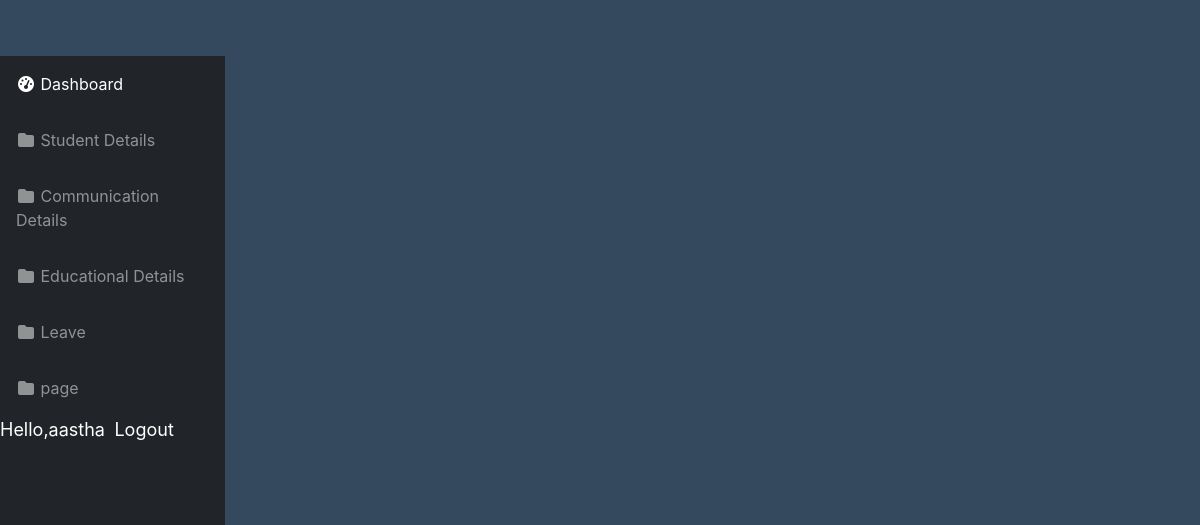
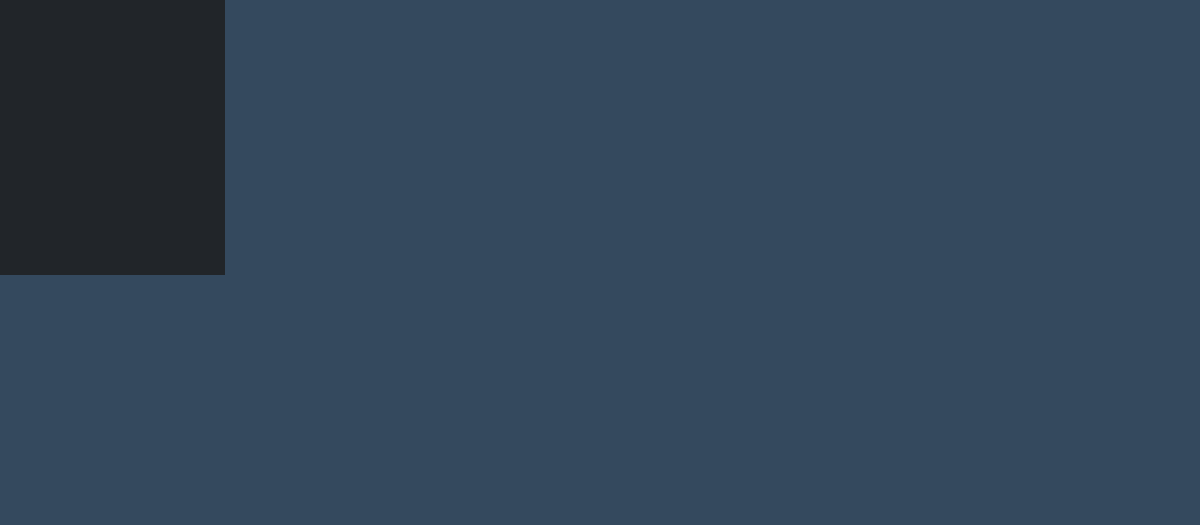
/student_detail/ (signed in), run on an earlier commit of the app's database (2 pictures, top to bottom).
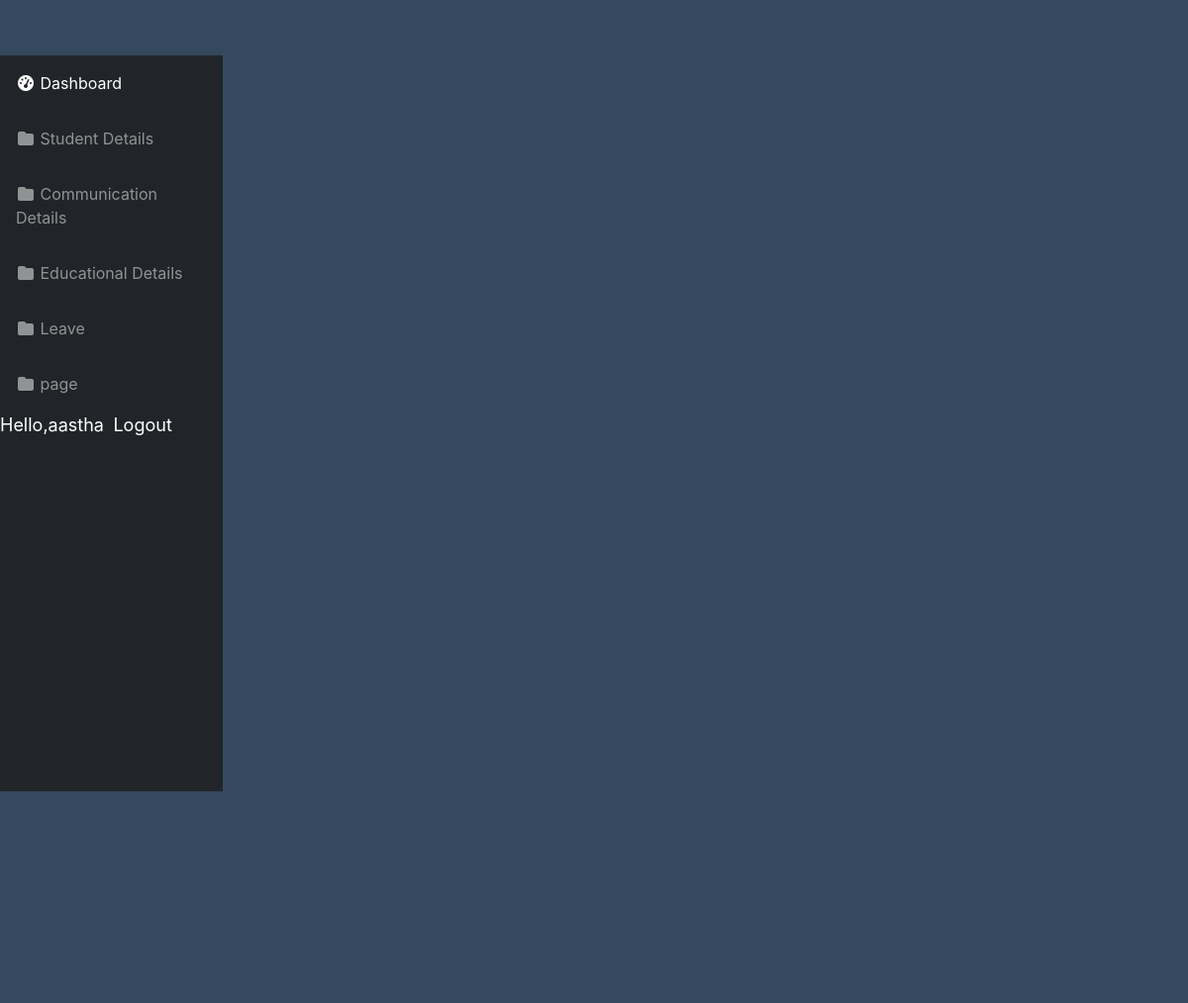
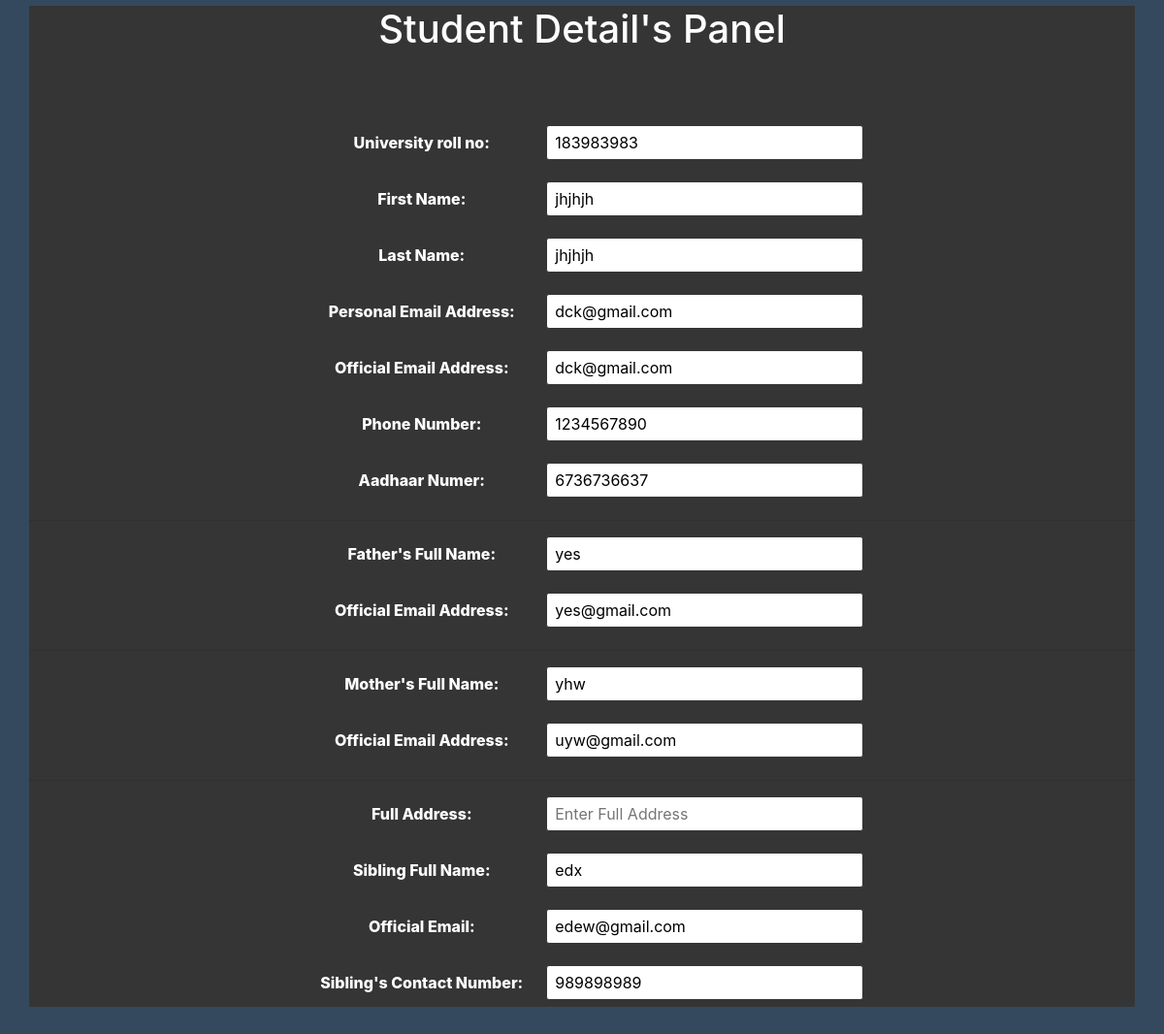
And on a later commit of the database (2 pictures, top to bottom).
### atten_manag_sys/models.py (models this page shows, shortened)
class student_user(models.Model):
	university_roll_num=models.CharField(max_length=20, null=True)
	first_name= models.CharField(max_length=100, null=True)
	last_name= models.CharField(max_length=100, null=True)
	personal_email=models.CharField(max_length=100, null=True)
	official_mail=models.CharField(max_length=100, null=True)
	phone_num=models.CharField(max_length=100, null=True)
	aadhar_num=models.CharField(max_length=100, null=True)
	father_name=models.CharField(max_length=100, null=True)
	father_official_mail=models.CharField(max_length=100, null=True)
	mother_name=models.CharField(max_length=100, null=True)
	mother_official_mail=models.CharField(max_length=100, null=True)
	sibling_name=models.CharField(max_length=100, null=True)
	sibling_mail=models.CharField(max_length=100, null=True)
	sibling_num=models.CharField(max_length=100,null=True)
	date_created=models.DateTimeField(auto_now_add=True)

### atten_manag_sys/views.py (the view)
# urls.py: path('student_detail/', views.student_detail, name='student-detail'),
@login_required(login_url='student-login')
def student_detail(request):
    stu_details = student_user.objects.all()
    x = {'stu_details': stu_details}
    return render(request, 'pages/student_detail.html', x)

### atten_manag_sys/templates/pages/student_detail.html (shortened to what this page needs)
{% load static %}
<!DOCTYPE html>
<html lang="en">
<head>
    <link rel="stylesheet" type="text/css" href= "{% static '/css/stu_detail.css' %}" >
<link rel="stylesheet" href="https://stackpath.bootstrapcdn.com/bootstrap/4.5.2/css/bootstrap.min.css">
</head>
<body>
 {% include 'pages/navbar_ver.html' %}
<div class="form-container">
    {% for i in stu_details %}
    <form action="#" method="POST" class="form-wrap">
        <h1>Student Detail's Panel</h1>
        <div class="form-box">
            <label for="f-name"> University roll no:</label>
            <input id="f-name" type="text" value="{{i.university_roll_num}}
" placeholder="Enter First Name" required />
        </div>
        <div class="form-box">
            <label for="f-name"> First Name:</label>
            <input id="f-name" type="text" value="{{i.first_name}}" placeholder="Enter First Name" required />
        </div>
        <div class="form-box">
            <label for="l-name"> Last Name:</label>
            <input id="l-name" type="text"  value="{{i.last_name}}" placeholder="Enter Last Name" required />
        </div>
        <div class="form-box">
            <label for="e-mail">Personal Email Address:</label>
            <input id="e-mail" type="text"  value="{{i.personal_email}}" placeholder="Enter personal Email" required />
        </div>
        <div class="form-box">
            <label for="oe-mail"> Official Email Address:</label>
            <input id="oe-mail" type="text" value="{{i.official_mail}}" placeholder="Enter official Email" />
        </div>
        <div class="form-box">
            <label for="no">Phone Number:</label>
            <input id="no" type="text" value="{{i.phone_num}}" placeholder="Enter Phone Number" required />
        </div>
        <div class="form-box">
            <label for="add">Aadhaar Numer:</label>
            <input id="add" type="text" value="{{i.aadhar_num}}" placeholder="Enter Aadhaar Number" required />
        </div>
        <hr>
        <div class="form-box">
            <label for="father">Father's Full Name:</label>
            <input id="father" type="text" value="{{i.father_name}}" placeholder="Enter Name" required />
        </div>
        <div class="form-box">
            <label for="father-mail">Official Email Address:</label>
            <input id="father-mail" type="text" value="{{i.father_official_mail}}" placeholder="Enter official Email Address" />
        </div>
        <hr>
        <div class="form-box">
            <label for="maa">Mother's Full Name:</label>
            <input id="maa" type="text" value="{{i.mother_name}}" placeholder="Enter Name" required />
        </div>
        <div class="form-box">
            <label for="mother-mail">Official Email Address:</label>
            <input id="mother-mail" type="text" value="{{i.mother_official_mail}}" placeholder="Enter official Email Address" />
        </div>
        <hr>
        <div class="form-box">
            <label for="maa">Full Address:</label>
            <input id="maa" type="text" value="{{i.address}}" placeholder="Enter Full Address" required />
        </div>
        <div class="form-box">
            <label for="sibling">Sibling Full Name:</label>
            <input id="sibling" type="text" value="{{i.sibling_name}}" placeholder="Enter Name" />
        </div>
        <div class="form-box">
            <label for="sibling-mail"> Official Email:</label>
            <input id="sibling-mail" type="text" value="{{i.sibling_mail}}" placeholder="Enter official Email" />
        </div>
        <div class="form-box">
            <label for="sibling_no">Sibling's Contact Number:</label>
            <input id="sibling_no" type="text" value="{{i.sibling_num}}" placeholder="Enter Phone Number"  />
        </div>
    </form>
    {%endfor%}
</div>
</body>
</html>

What changed in the data, as far as the page shows it:
added student_user: university_roll_num "183983983", first_name "jhjhjh", last_name "jhjhjh", personal_email "dck@gmail.com", official_mail "dck@gmail.com", phone_num "1234567890", aadhar_num "6736736637", father_name "yes", father_official_mail "yes@gmail.com", mother_name "yhw", mother_official_mail "uyw@gmail.com", sibling_name "edx", sibling_mail "edew@gmail.com", sibling_num "989898989"
